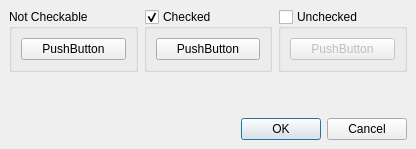
<ui version="4.0" >
 <comment>
   Copyright (c) 2006-2007, Johan Thelin
   
   All rights reserved.
   
   Redistribution and use in source and binary forms, with or without modification, 
   are permitted provided that the following conditions are met:
   
       * Redistributions of source code must retain the above copyright notice, 
         this list of conditions and the following disclaimer.
       * Redistributions in binary form must reproduce the above copyright notice,  
         this list of conditions and the following disclaimer in the documentation 
         and/or other materials provided with the distribution.
       * Neither the name of APress nor the names of its contributors 
         may be used to endorse or promote products derived from this software 
         without specific prior written permission.
   
   THIS SOFTWARE IS PROVIDED BY THE COPYRIGHT HOLDERS AND CONTRIBUTORS
   "AS IS" AND ANY EXPRESS OR IMPLIED WARRANTIES, INCLUDING, BUT NOT
   LIMITED TO, THE IMPLIED WARRANTIES OF MERCHANTABILITY AND FITNESS FOR
   A PARTICULAR PURPOSE ARE DISCLAIMED. IN NO EVENT SHALL THE COPYRIGHT OWNER OR
   CONTRIBUTORS BE LIABLE FOR ANY DIRECT, INDIRECT, INCIDENTAL, SPECIAL,
   EXEMPLARY, OR CONSEQUENTIAL DAMAGES (INCLUDING, BUT NOT LIMITED TO,
   PROCUREMENT OF SUBSTITUTE GOODS OR SERVICES; LOSS OF USE, DATA, OR
   PROFITS; OR BUSINESS INTERRUPTION) HOWEVER CAUSED AND ON ANY THEORY OF
   LIABILITY, WHETHER IN CONTRACT, STRICT LIABILITY, OR TORT (INCLUDING
   NEGLIGENCE OR OTHERWISE) ARISING IN ANY WAY OUT OF THE USE OF THIS
   SOFTWARE, EVEN IF ADVISED OF THE POSSIBILITY OF SUCH DAMAGE.
 </comment>
 <class>Dialog</class>
 <widget class="QDialog" name="Dialog" >
  <property name="geometry" >
   <rect>
    <x>0</x>
    <y>0</y>
    <width>416</width>
    <height>149</height>
   </rect>
  </property>
  <property name="windowTitle" >
   <string>Dialog</string>
  </property>
  <layout class="QGridLayout" >
   <property name="margin" >
    <number>9</number>
   </property>
   <property name="spacing" >
    <number>6</number>
   </property>
   <item row="0" column="2" >
    <widget class="QGroupBox" name="groupBox_3" >
     <property name="title" >
      <string>Unchecked</string>
     </property>
     <property name="checkable" >
      <bool>true</bool>
     </property>
     <property name="checked" >
      <bool>false</bool>
     </property>
     <layout class="QGridLayout" >
      <property name="margin" >
       <number>9</number>
      </property>
      <property name="spacing" >
       <number>6</number>
      </property>
      <item row="0" column="0" >
       <widget class="QPushButton" name="pushButton_3" >
        <property name="text" >
         <string>PushButton</string>
        </property>
       </widget>
      </item>
     </layout>
    </widget>
   </item>
   <item row="0" column="1" >
    <widget class="QGroupBox" name="groupBox_2" >
     <property name="title" >
      <string>Checked</string>
     </property>
     <property name="checkable" >
      <bool>true</bool>
     </property>
     <property name="checked" >
      <bool>true</bool>
     </property>
     <layout class="QGridLayout" >
      <property name="margin" >
       <number>9</number>
      </property>
      <property name="spacing" >
       <number>6</number>
      </property>
      <item row="0" column="0" >
       <widget class="QPushButton" name="pushButton_2" >
        <property name="text" >
         <string>PushButton</string>
        </property>
       </widget>
      </item>
     </layout>
    </widget>
   </item>
   <item row="0" column="0" >
    <widget class="QGroupBox" name="groupBox" >
     <property name="title" >
      <string>Not Checkable</string>
     </property>
     <layout class="QGridLayout" >
      <property name="margin" >
       <number>9</number>
      </property>
      <property name="spacing" >
       <number>6</number>
      </property>
      <item row="0" column="0" >
       <widget class="QPushButton" name="pushButton" >
        <property name="text" >
         <string>PushButton</string>
        </property>
       </widget>
      </item>
     </layout>
    </widget>
   </item>
   <item row="1" column="1" >
    <spacer>
     <property name="orientation" >
      <enum>Qt::Vertical</enum>
     </property>
     <property name="sizeHint" >
      <size>
       <width>20</width>
       <height>40</height>
      </size>
     </property>
    </spacer>
   </item>
   <item row="2" column="0" colspan="3" >
    <widget class="QDialogButtonBox" name="buttonBox" >
     <property name="orientation" >
      <enum>Qt::Horizontal</enum>
     </property>
     <property name="standardButtons" >
      <set>QDialogButtonBox::Cancel|QDialogButtonBox::NoButton|QDialogButtonBox::Ok</set>
     </property>
    </widget>
   </item>
  </layout>
 </widget>
 <resources/>
 <connections>
  <connection>
   <sender>buttonBox</sender>
   <signal>accepted()</signal>
   <receiver>Dialog</receiver>
   <slot>accept()</slot>
   <hints>
    <hint type="sourcelabel" >
     <x>248</x>
     <y>254</y>
    </hint>
    <hint type="destinationlabel" >
     <x>157</x>
     <y>274</y>
    </hint>
   </hints>
  </connection>
  <connection>
   <sender>buttonBox</sender>
   <signal>rejected()</signal>
   <receiver>Dialog</receiver>
   <slot>reject()</slot>
   <hints>
    <hint type="sourcelabel" >
     <x>316</x>
     <y>260</y>
    </hint>
    <hint type="destinationlabel" >
     <x>286</x>
     <y>274</y>
    </hint>
   </hints>
  </connection>
 </connections>
</ui>
